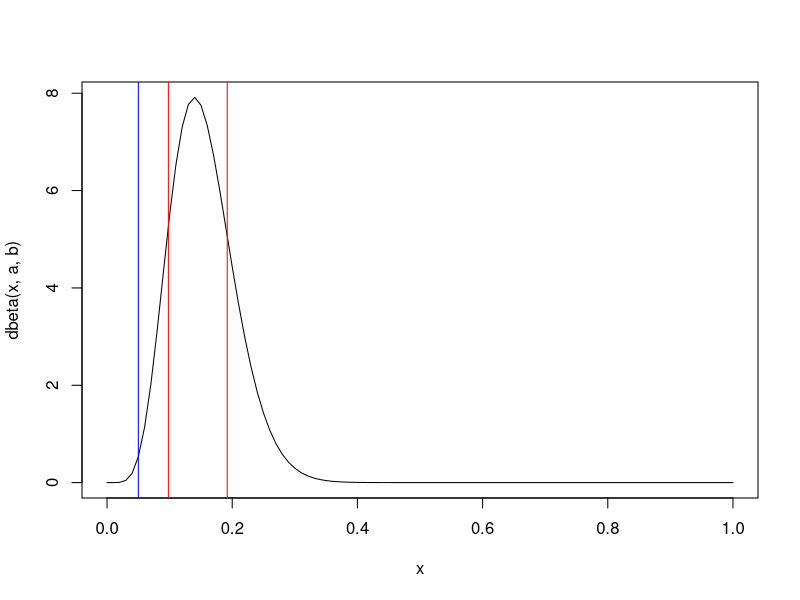

The R script that drew this image:
# https://www.sciencedirect.com/science/article/pii/S1616504711000796
p1=0.21 #probability of detecting at least once during 16 days, 1-(1-p1)^16 = p, 1-p1 = (1-p)^(1/16), p1 = 1-(1-p)^(1/16)
p2= 1-(1-p1)^(1/16) # prob of detecting once during 1 day, (1-(1-p1)^7)
1-(1-p2)^7 

# https://journals.plos.org/plosone/article?id=10.1371/journal.pone.0137541
p3=0.34 #probability of detecting at least once during 30 days (1 month), 1-(1-p1)^30 = p, 1-p1 = (1-p)^(1/30), p1 = 1-(1-p)^(1/30)
p4= 1-(1-p3)^(1/30) # prob of detecting once during 1 day, (1-(1-p1)^7)
1-(1-p4)^7 # I think this is actually a capture prob, not a detection prob....

# https://peerj.com/articles/2886/
# p = 0.03 per day

mu <- (0.6*(1-(1-0.03)^7)+0.4*(1-(1-p2)^7))
var <- 0.002638
sqrt(var)
mm.beta <- function(mu,var){
  alpha = (mu^2-mu^3-mu*var)/var
  beta = (mu-2*mu^2+mu^3-var+mu*var)/var
  return(list(alpha=alpha,beta=beta))
}
params <- mm.beta(mu,var)
a <- params$alpha
b <- params$beta
curve(dbeta(x,a,b))
abline(v=c(1-(1-p2)^7,1-(1-0.03)^7,0.05),col=c('red','red','blue'))
mean(rbeta(100000,a,b))
pbeta(1-(1-0.03)^7,a,b,lower.tail=TRUE) - pbeta(1-(1-p2)^7,a,b,lower.tail=TRUE)
pbeta(1-(1-0.03)^7,a,b,lower.tail=FALSE)
